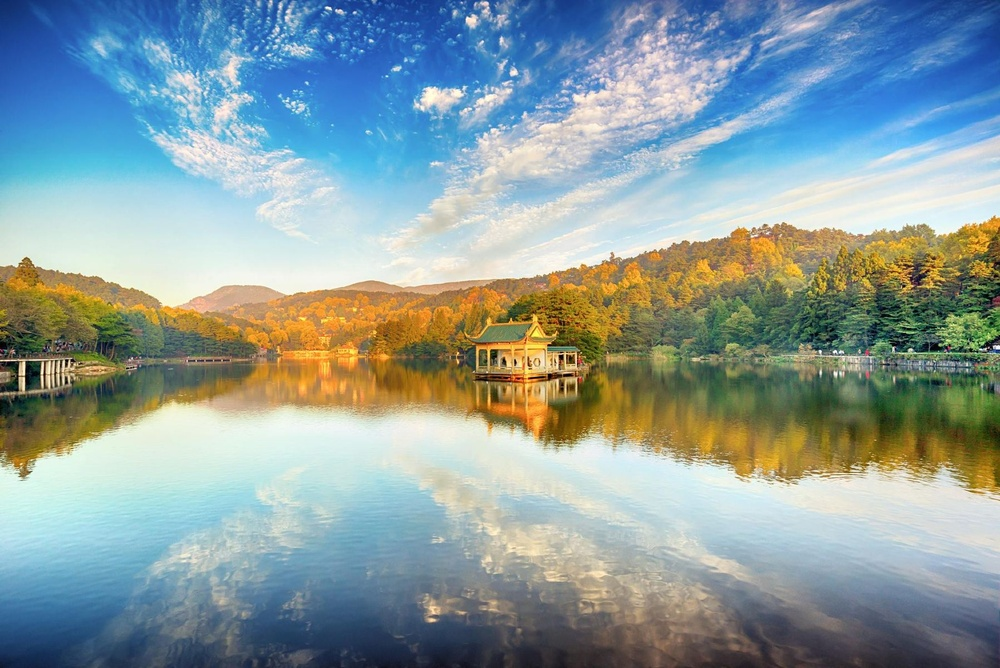
#> input picture 学习demo/image/view.jpg, 1000 x 668 px, shrunk from 1797 x 1200 before the run
$ python '图像平移.py'
#> lines starting #> are read from the running program, lines starting #| are printed output that depends on the picture
import cv2 as cv
import numpy as np
import matplotlib.pyplot as plt

# img = cv.imread('./image/1.jpg', 0)
# plt.imshow(img[:,:,::-1], cmap=plt.cm.gray)
# plt.show()

img = cv.imread("./image/view.jpg")
#> img is the input picture: shape (668, 1000, 3); mean B, G, R 158.3, 157.1, 138.8
plt.imshow(img[:,:,::-1])
plt.show()

rows, cols = img.shape[:2]
#> rows = 668; cols = 1000
M = np.float32([[1,0,100],[0,1,50]])#平移矩阵，(先列后行?)，即x方向移动100，y方向移动50
res = cv.warpAffine(img, M, (2*cols, 2*rows))#第三个元素为结果图像的尺寸，先列后行，表现为先增行再增列
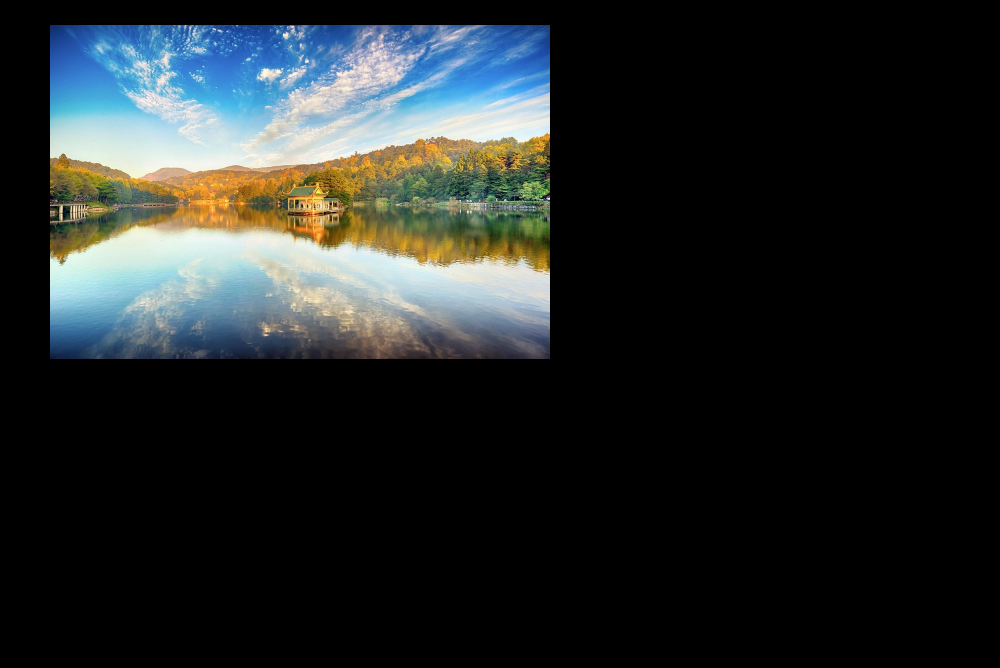
#> res: shape (1336, 2000, 3) (shown at 1/2 size); mean B, G, R 39.6, 39.3, 34.7
plt.imshow(res[:,:,::-1])
plt.show()
